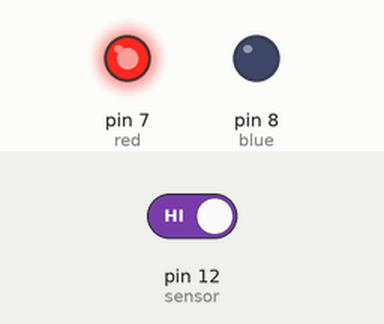
Recording of a sketch running on a simulated Arduino Uno, built with avr-gcc and run on an emulated ATmega328P. Shown: output pins drawn as LEDs (lit = HIGH). The inputs (shaded band) are chosen by the test bench; at power-on: pin 12 (sensor) HIGH.

Above: at 1.2 s.
1.3 s: pin 12 (sensor) driven LOW
At 2.5 s:
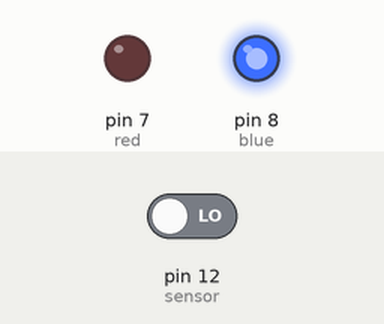
2.8 s: pin 12 (sensor) driven HIGH
At 3.7 s:
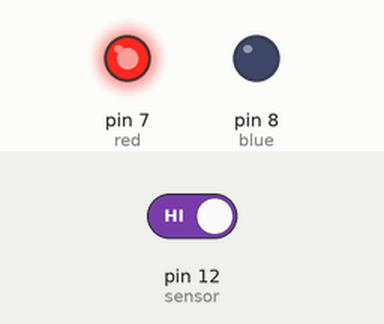
Timing chart, 0 to 5.8 s (numbered marks = the images above; inputs shaded):
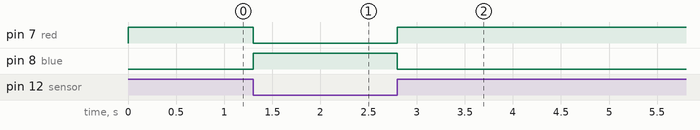

The sketch:

sensorBooleano.ino
```cpp
int red = 7;
int blue = 8;
int sensor = 12;
int acionamento;

void setup()
{
 pinMode(red, OUTPUT);
 pinMode(blue, OUTPUT);
 pinMode(sensor, INPUT);
}

void loop() {
  acionamento = digitalRead(sensor);
  if(acionamento == LOW)
  {
    digitalWrite(red, LOW);
    digitalWrite(blue, HIGH);
  }
  else{
    digitalWrite(red, HIGH);
    digitalWrite(blue, LOW);
  }

delay(100);
}
```

Measured:
- after the input at 1.3 s, pin 7 (red): HIGH → LOW at once; pin 8 (blue): LOW → HIGH at once
- after the input at 2.8 s, pin 7 (red): LOW → HIGH at once; pin 8 (blue): HIGH → LOW at once
